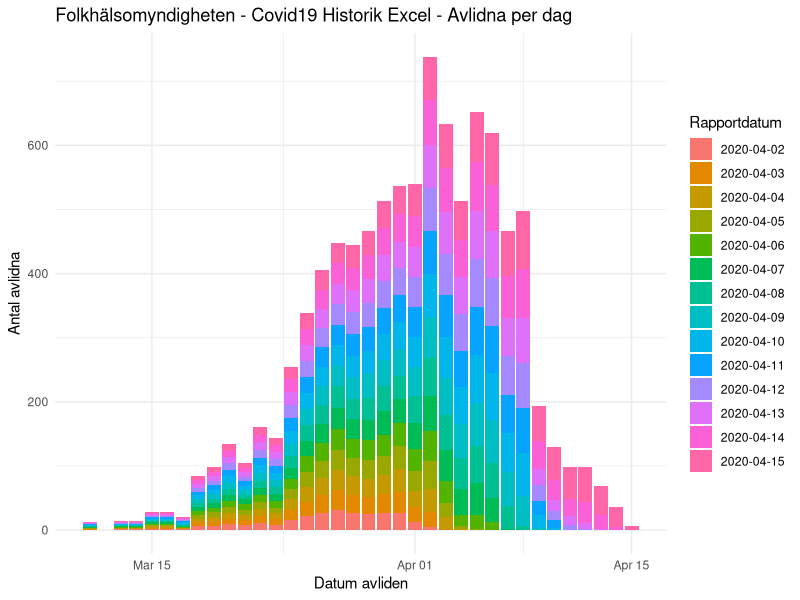

Here is the R script that generated this plot:
library(tidyverse)

first_date <- as.Date("2020-03-11")
last_date  <- as.Date("2020-04-15")
n_days <- as.integer(last_date - first_date)
data <- rbind(
  data.frame(
    report_date = as.Date("2020-04-02"),
    death_date = seq(first_date,first_date+22,by=1),
    deaths = c(0,0,1,1,2,2,1,6,7, 9,8,11,8,16,22,27,31,26,25,26,26,13,5)
  ),
  data.frame(
    report_date = as.Date("2020-04-03"),
    death_date = seq(first_date,first_date+23,by=1),
    deaths = c(1,0,1,1,2,2,1,6,7,9,8,11,9,16,22,27,31,29,27,30,33,23,23,2)
  ),
  data.frame(
    report_date = as.Date("2020-04-04"),
    death_date = seq(first_date,first_date+24,by=1),
    deaths = c(1,0,1,1,2,2,1,6,7, 9,8,11,9,16,23,27,31,29,28,30,36,25,36,18,1)
  ),
  data.frame(
    report_date = as.Date("2020-04-05"),
    death_date = seq(first_date,first_date+25,by=1),
    deaths = c(1,0,1,1,2,2,1,6,7,9,8,11,9,16,24,27,32,29,29,30,36,31,43,22,6,1)
  ),
  data.frame(
    report_date = as.Date("2020-04-06"),
    death_date = seq(first_date,first_date+26,by=1),
    deaths = c(1,0,1,1,2,2,1,6,7,9,8,11,10,16,24,28,33,29,31,32,36,35,47,34,17,23,13)
  ),
  data.frame(
    report_date = as.Date("2020-04-07"),
    death_date = seq(first_date,first_date+27,by=1),
    deaths = c(1,0,1,1,2,2,1,6,7,9,8,11,11,17,24,30,33,31,32,38,37,40,55,49,40,49,37,2)
  ),
  data.frame(
    report_date = as.Date("2020-04-08"),
    death_date = seq(first_date,first_date+28,by=1),
    deaths = c(1,0,1,1,2,2,2,6,7,10,7,11,11,18,25,29,33,31,34,38,36,42,59,54,48,58,55,36,6)
  ),
  data.frame(
    report_date = as.Date("2020-04-09"),
    death_date = seq(first_date,first_date+29,by=1),
    deaths = c(1,0,1,1,2,2,2,6,7,10,7,12,11,20,25,30,32,34,37,41,42,45,65,58,54,67,66,53,47,3)
  ),
  data.frame(
    report_date = as.Date("2020-04-10"),
    death_date = seq(first_date,first_date+30,by=1),
    deaths = c(1,0,1,1,2,2,2,6,7,10,7,12,11,20,25,30,32,34,37,41,42,47,67,64,57,75,74,60,67,20,3)
  ),
  data.frame(
    report_date = as.Date("2020-04-11"),
    death_date = seq(first_date,first_date+31,by=1),
    deaths = c(1,0,1,1,2,2,2,6,7,10,7,12,11,20,25,30,32,34,37,41,42,47,67,65,57,75,74,60,70,23,13,0)
  ),
  data.frame(
    report_date = as.Date("2020-04-12"),
    death_date = seq(first_date,first_date+32,by=1),
    deaths = c(1,0,1,1,2,2,2,6,7,10,7,12,11,20,25,30,32,34,37,41,42,47,67,65,57,75,74,60,70,24,14,8,2)
  ),
  data.frame(
    report_date = as.Date("2020-04-13"),
    death_date = seq(first_date,first_date+33,by=1),
    deaths = c(1,0,1,1,2,2,2,6,7,10,7,12,11,20,25,30,32,34,37,41,42,47,67,65,57,75,74,60,70,26,17,14,9,2)
  ),
  data.frame(
    report_date = as.Date("2020-04-14"),
    death_date = seq(first_date,first_date+34,by=1),
    deaths = c(1,0,1,1,2,2,1,6,7,10,7,12,11,20,25,30,32,35,38,42,43,48,69,68,59,76,71,65,77,43,31,26,33,21,5)
  ),
  data.frame(
    report_date = as.Date("2020-04-15"),
    death_date = seq(first_date,first_date+35,by=1),
    deaths = c(1,0,1,1,2,2,1,6,7,10,7,12,11,20,25,30,32,35,38,42,43,49,68,69,60,78,82,70,90,55,52,50,54,45,31,6)
  )
)

# stable_date <- as.Date("2020-04-02") # first_date + max(which(!is.na(match(deaths_20200415 - deaths_20200414,0)))) - 1

data$report_date <- as.factor(data$report_date)
ggplot(data, aes(x=death_date)) +
  geom_col(aes(y=deaths, fill=report_date), position = position_stack(reverse = TRUE)) +
  theme_minimal() +
  labs(x = "Datum avliden", fill = "Rapportdatum", y = "Antal avlidna") +
  ggtitle("Folkhälsomyndigheten - Covid19 Historik Excel - Avlidna per dag")
#   geom_vline(aes(xintercept = stable_date))


